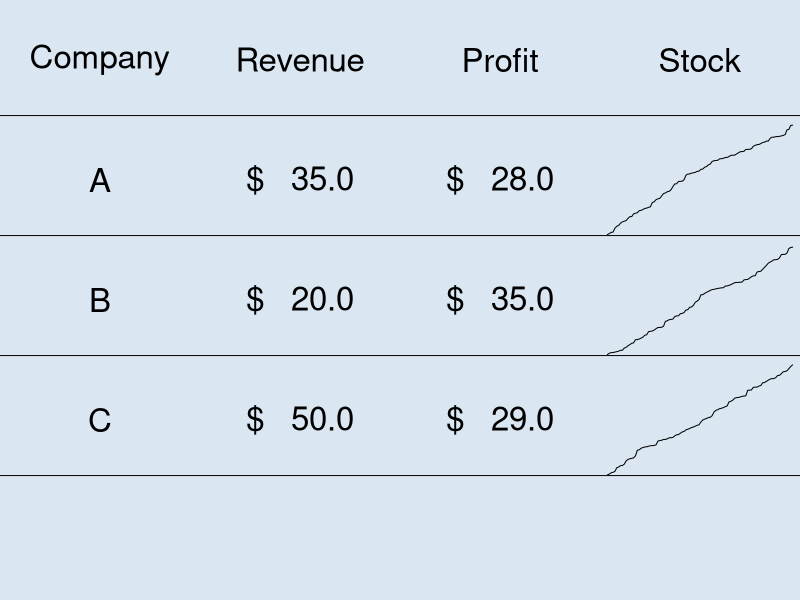

Here is the R script that generated this plot: (Note: this script raises an error after producing the figure.)
display.cell <- function(x, bgcol="#DAE6F2", ...) {
  opar <- par(bg=bgcol, mar=rep(0,4))
  plot(c(0,1), c(0,1), type="n", axes=FALSE, xlab="", ylab="")
  text(.5, .5, as.character(x), ...)
  lines(c(-0.1,1.1), c(0,0))
  par(opar)
}

format.digits <- function(x) as.character(paste("$", as.character(x), sep="   "))

display.sparkline <- function(x, y, bgcol="#DAE6F2", ...) {
  opar <- par(bg=bgcol, mar=rep(0,4))
  plot(c(0,1), c(0,1), type="n", axes=FALSE, xlab="", ylab="")
  lines(x, y, ...)
  lines(c(-0.1,1.1), c(0,0))
  par(opar)
}


cell.layout <- c(1,2,3,4,
                 5,6,7,14,
                 8,9,10,15,
                 11,12,13,16,
                 0,17,18,0)

table.content <- c("Company", "Revenue", "Profit", "Stock",
                   "A", format.digits("35.0"), format.digits("28.0"),
                   "B", format.digits("20.0"), format.digits("35.0"),
                   "C", format.digits("50.0"), format.digits("29.0"))
xx <- replicate(3, sort(runif(100)))

layout(matrix(cell.layout, 5, 4, byrow=TRUE))

for (i in 1:length(table.content))
  display.cell(table.content[i], cex=3)

for (i in 1:3) 
  display.sparkline(seq(0, 1, length=100), xx[,i])

barplot(c(35,20,50), axes=FALSE, border=NA, col="darkblue")
barplot(c(28,35,29), axes=FALSE, border=NA, col="darkblue")
